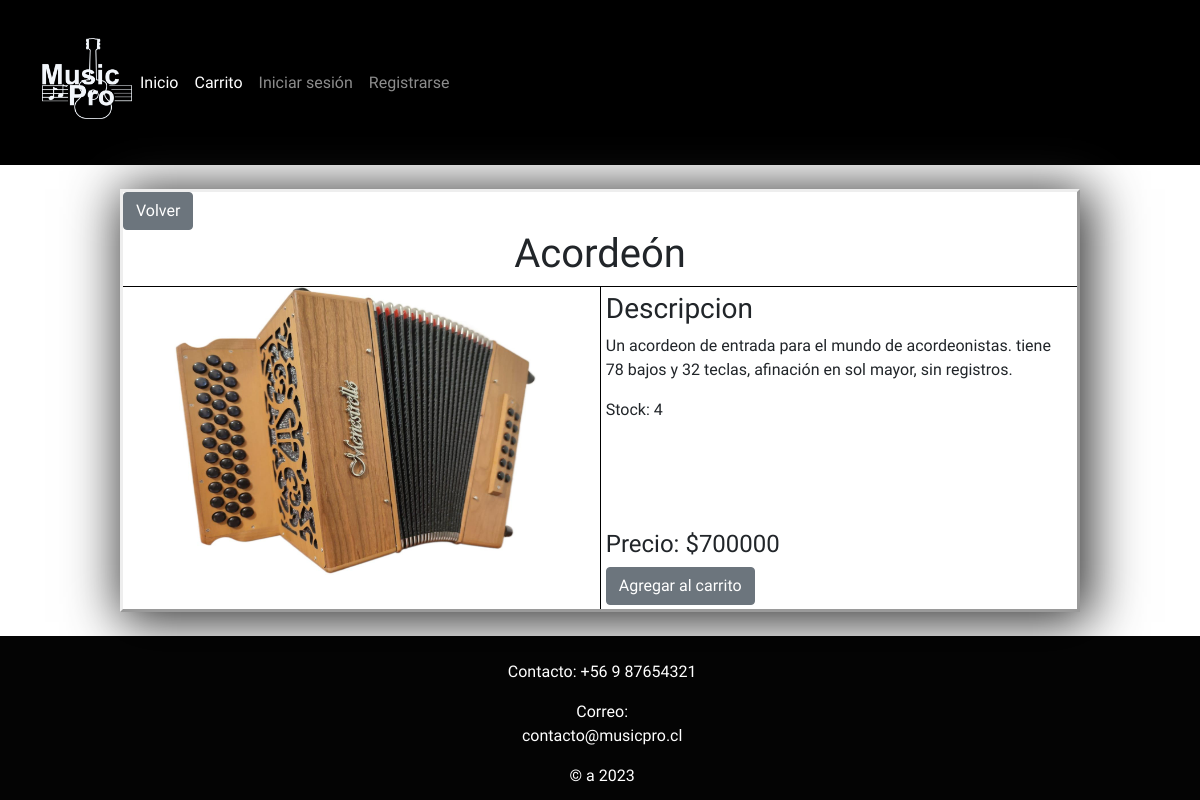
Page /producto/1 on the earlier database version.
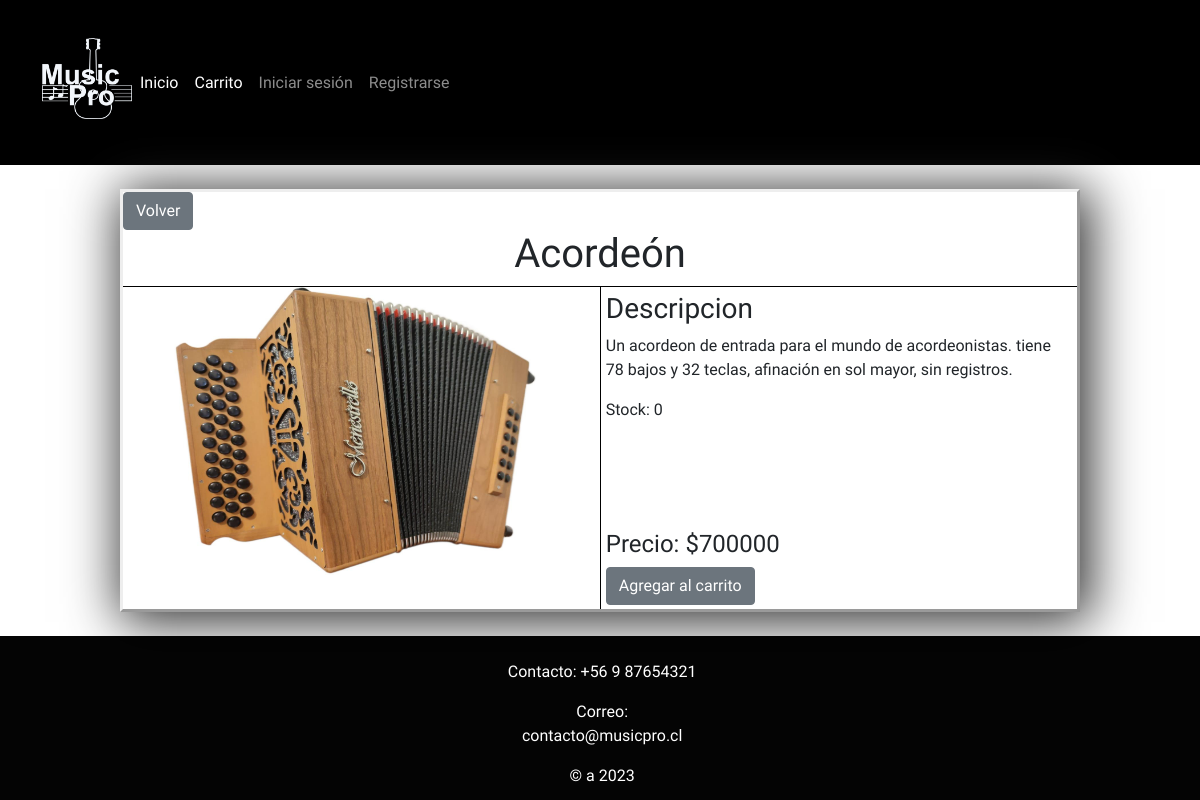
Same page on the later database version.
### core/models.py (models this page shows, shortened)
class Producto(models.Model):
    nombre = models.CharField(max_length=40)
    precio = models.IntegerField(default=0)
    stock = models.IntegerField(default=0)
    imagen =models.ImageField(upload_to='media/')
    descripcion = models.CharField(max_length=500, default='')

### core/views.py (the view)
# urls.py: path('producto/<int:id>', producto, name="producto"),
def producto(request, id):
    producto = Producto.objects.get(id=id)
    data = {
        'producto': producto
    }
    return render(request, 'core/producto.html', data)

### core/context_processor.py (called while the page is built)
def total_carrito(request):
    total = 0
    if 'carrito' in request.session:
        for key, value in request.session["carrito"].items():
            total += int(value["acumulado"])
    return {"total_carrito":total}

### core/templates/core/producto.html (shortened to what this page needs)
{% extends "core/layout.html" %}
{% load static %}
{% block head %}
<link rel="stylesheet" href="{% static 'core/css/producto.css' %}">
{% endblock %}
{% block content %}
<div id="cuadro">
    <a href="{% url 'index' %}"  class="btn btn-secondary">Volver</a>
    <h1 style="display: flex; justify-content: center;">{{producto.nombre}}</h1>
    <div style="display: flex;">
        <div id="imagenProducto">
            <img id="#" src="/{{producto.imagen}}">
        </div>
        <div id="datosProducto">
            <div style="margin: 1%;">
            <h3>Descripcion</h3>
            <p>{{producto.descripcion}}</p>
            <p>Stock: {{producto.stock}}</p>
            </div>
            <div style="margin: 1%;">
            <h4>Precio: ${{producto.precio}}</h4>
            <a href="{% url 'Add' producto.id %}" class="btn btn-secondary">Agregar al carrito</a>
            </div>
        </div>
    </div>
</div>
{% endblock %}

Differences in the rows shown:
changed Producto "Acordeón": stock "4" → "0"
